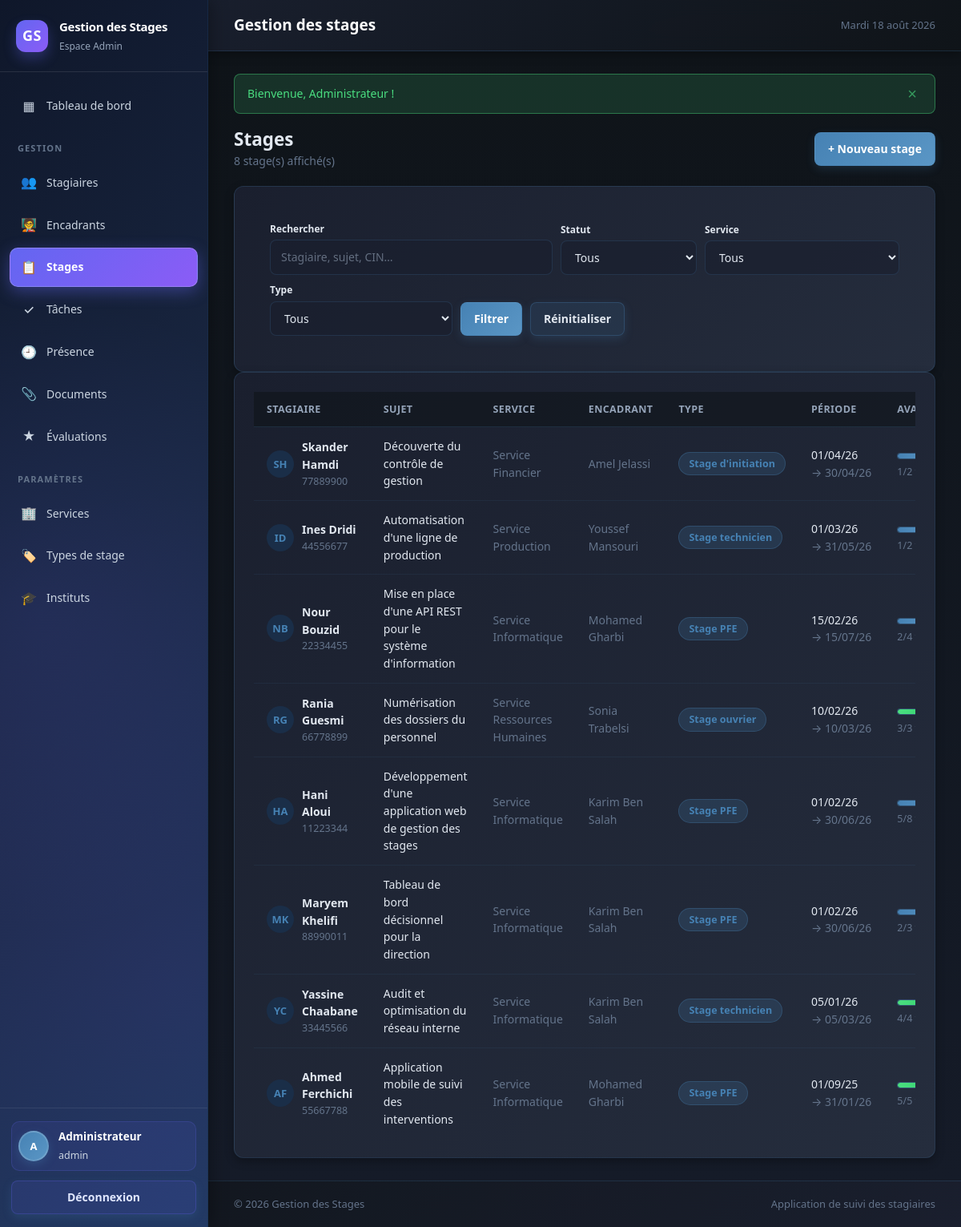
Page /stages.php (signed in) on the earlier database version.
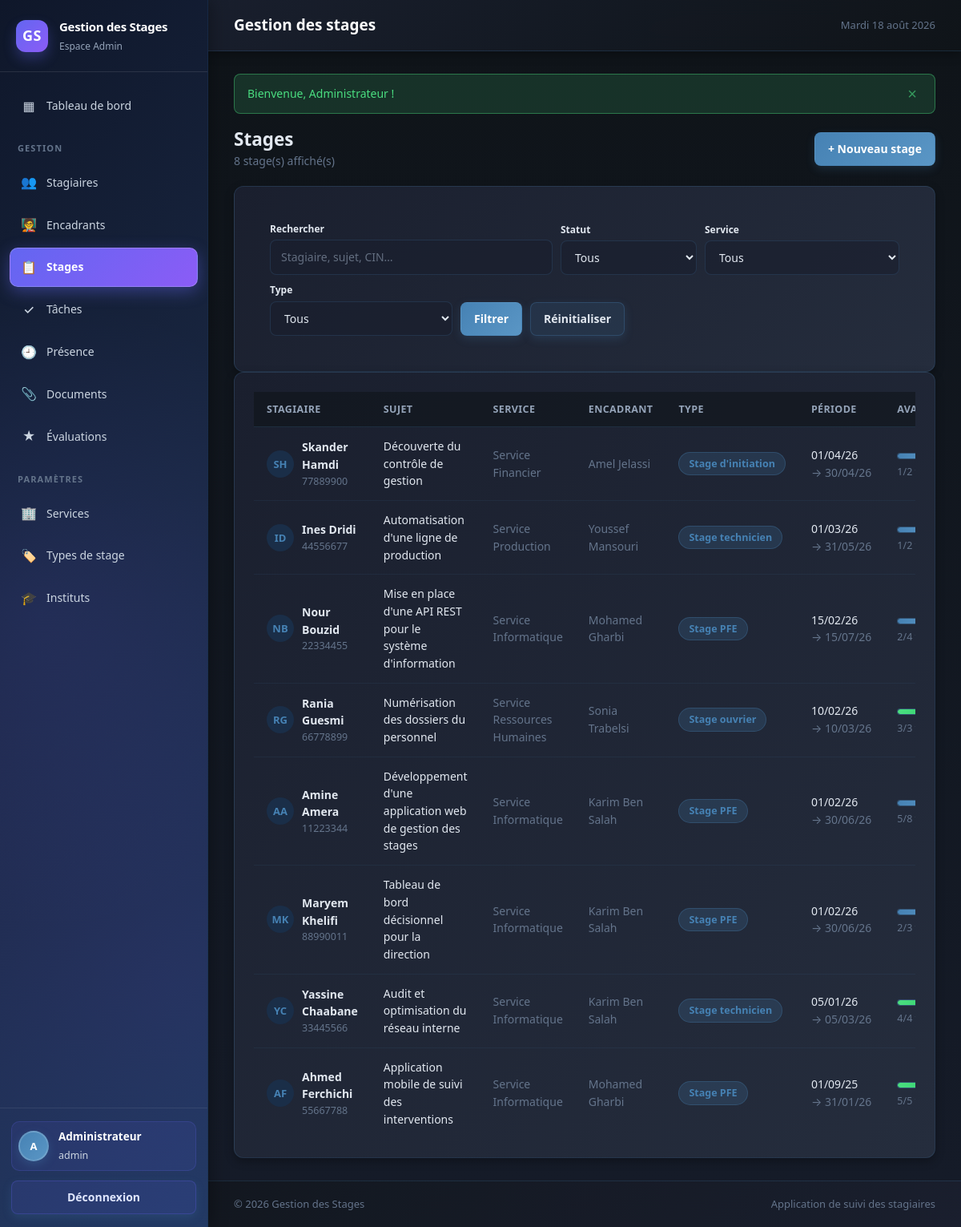
Same page on the later database version.
### tables this page shows
CREATE TABLE stage (
    id_stage     INT AUTO_INCREMENT PRIMARY KEY,
    id_stagiaire INT NOT NULL,
    id_service   INT DEFAULT NULL,
    id_encadrant INT DEFAULT NULL,
    id_type      INT DEFAULT NULL,
    sujet        VARCHAR(255) NOT NULL,
    description  TEXT DEFAULT NULL,
    date_debut   DATE NOT NULL,
    date_fin     DATE NOT NULL,
    type_stage   VARCHAR(50) DEFAULT NULL,
    statut       VARCHAR(30) NOT NULL DEFAULT 'En cours',
    CONSTRAINT fk_stage_stagiaire FOREIGN KEY (id_stagiaire)
        REFERENCES stagiaire (id_stagiaire) ON DELETE CASCADE,
    CONSTRAINT fk_stage_service FOREIGN KEY (id_service)
        REFERENCES service (id_service) ON DELETE SET NULL,
    CONSTRAINT fk_stage_encadrant FOREIGN KEY (id_encadrant)
        REFERENCES encadrant (id_encadrant) ON DELETE SET NULL,
    CONSTRAINT fk_stage_type FOREIGN KEY (id_type)
        REFERENCES type_stage (id_type) ON DELETE SET NULL,
    CONSTRAINT ck_stage_dates CHECK (date_fin >= date_debut),
    INDEX idx_stage_statut (statut)
);

CREATE TABLE stagiaire (
    id_stagiaire  INT AUTO_INCREMENT PRIMARY KEY,
    nom           VARCHAR(50)  NOT NULL,
    prenom        VARCHAR(50)  NOT NULL,
    cin           VARCHAR(20)  NOT NULL,
    email         VARCHAR(100) NOT NULL,
    telephone     VARCHAR(20)  DEFAULT NULL,
    etablissement VARCHAR(100) DEFAULT NULL,
    specialite    VARCHAR(100) DEFAULT NULL,
    niveau        VARCHAR(50)  DEFAULT NULL,
    id_institut   INT DEFAULT NULL,
    date_creation DATETIME NOT NULL DEFAULT CURRENT_TIMESTAMP,
    UNIQUE KEY uk_stagiaire_cin (cin),
    UNIQUE KEY uk_stagiaire_email (email),
    CONSTRAINT fk_stagiaire_institut FOREIGN KEY (id_institut)
        REFERENCES institut (id_institut) ON DELETE SET NULL
);

CREATE TABLE service (
    id_service   INT AUTO_INCREMENT PRIMARY KEY,
    nom_service  VARCHAR(100) NOT NULL,
    description  VARCHAR(255) DEFAULT NULL,
    UNIQUE KEY uk_service_nom (nom_service)
);

CREATE TABLE encadrant (
    id_encadrant INT AUTO_INCREMENT PRIMARY KEY,
    nom          VARCHAR(50)  NOT NULL,
    prenom       VARCHAR(50)  NOT NULL,
    email        VARCHAR(100) NOT NULL,
    telephone    VARCHAR(20)  DEFAULT NULL,
    fonction     VARCHAR(100) DEFAULT NULL,
    id_service   INT DEFAULT NULL,
    UNIQUE KEY uk_encadrant_email (email),
    CONSTRAINT fk_encadrant_service FOREIGN KEY (id_service)
        REFERENCES service (id_service) ON DELETE SET NULL
);

CREATE TABLE type_stage (
    id_type      INT AUTO_INCREMENT PRIMARY KEY,
    libelle      VARCHAR(50) NOT NULL,
    duree_min    INT DEFAULT NULL COMMENT 'Durée minimale conseillée en jours',
    UNIQUE KEY uk_type_libelle (libelle)
);

### includes/functions.php (called while the page is built, shortened)
<?php
require_once __DIR__ . '/db.php';
function e($value): string
{
    return htmlspecialchars((string) $value, ENT_QUOTES | ENT_SUBSTITUTE, 'UTF-8');
}
function url(string $path = ''): string
{
    return BASE_URL . '/' . ltrim($path, '/');
}
function dateFr(?string $date, string $format = 'd/m/Y'): string
{
    $ts = strtotime($date);
    return $ts ? date($format, $ts) : '—';
}
function initials(string $nom, string $prenom = ''): string
{
    return strtoupper(mb_substr($prenom ?: $nom, 0, 1) . mb_substr($prenom ? $nom : '', 0, 1));
}
function getFlashes(): array
{
    $flashes = $_SESSION['flash'] ?? [];
    return $flashes;
}
function get(string $key, $default = ''): string
{
    return trim((string) ($_GET[$key] ?? $default));
}

### includes/auth.php (called while the page is built, shortened)
<?php
require_once __DIR__ . '/functions.php';
function utilisateur(): ?array
{
    return $_SESSION['user'] ?? null;
}
function role(): ?string
{
    return $_SESSION['user']['role'] ?? null;
}
function estAdmin(): bool
{
    return role() === 'admin';
}
function estEncadrant(): bool
{
    return role() === 'encadrant';
}
function estStagiaire(): bool
{
    return role() === 'stagiaire';
}
function filtreStagesParRole(array &$params): string
{
    return '';
}

### includes/db.php (called while the page is built, shortened)
<?php
function db(): PDO
{
    static $pdo = null;
    if ($pdo === null) {
        $dsn = sprintf('mysql:host=%s;dbname=%s;charset=%s', DB_HOST, DB_NAME, DB_CHARSET);
        try {
            $pdo = new PDO($dsn, DB_USER, DB_PASS, [
                PDO::ATTR_ERRMODE            => PDO::ERRMODE_EXCEPTION,
                PDO::ATTR_DEFAULT_FETCH_MODE => PDO::FETCH_ASSOC,
                PDO::ATTR_EMULATE_PREPARES   => false,
                PDO::MYSQL_ATTR_INIT_COMMAND => 'SET NAMES ' . DB_CHARSET . " COLLATE utf8mb4_unicode_ci",
            ]);
        } catch (PDOException $e) {
            http_response_code(500);
            exit(
                '<div style="font-family:system-ui;max-width:640px;margin:80px auto;padding:24px;'
                . 'border:1px solid #fecaca;background:#fef2f2;border-radius:12px;color:#991b1b">'
                . '<h2 style="margin:0 0 8px">Connexion à la base de données impossible</h2>'
                . '<p style="margin:0 0 12px">' . htmlspecialchars($e->getMessage()) . '</p>'
                . '<p style="margin:0;font-size:14px">Vérifiez que MySQL est démarré et que la base '
                . '<code>' . DB_NAME . '</code> a bien été importée (database/schema.sql).</p></div>'
            );
        }
    }
    return $pdo;
}
function query(string $sql, array $params = []): PDOStatement
{
    $stmt = db()->prepare($sql);
    $stmt->execute($params);
    return $stmt;
}
function fetchAll(string $sql, array $params = []): array
{
    return query($sql, $params)->fetchAll();
}

### public/stages.php (the view, shortened to what this page needs)
<?php
require_once __DIR__ . '/../includes/auth.php';
$pageTitle  = estStagiaire() ? 'Mon stage' : 'Gestion des stages';
$activeMenu = 'stages';
$recherche = get('q');
$params = [];
$sql = "SELECT s.*, st.nom, st.prenom, st.cin,
               sv.nom_service,
               ts.libelle AS type_libelle,
               e.nom AS enc_nom, e.prenom AS enc_prenom,
               (SELECT COUNT(*) FROM tache t WHERE t.id_stage = s.id_stage) AS nb_taches,
               (SELECT COUNT(*) FROM tache t WHERE t.id_stage = s.id_stage AND t.etat = 'Validée') AS nb_validees
        FROM stage s
        JOIN stagiaire st ON st.id_stagiaire = s.id_stagiaire
        LEFT JOIN service sv    ON sv.id_service = s.id_service
        LEFT JOIN type_stage ts ON ts.id_type    = s.id_type
        LEFT JOIN encadrant e   ON e.id_encadrant = s.id_encadrant
        WHERE 1=1";
$sql .= filtreStagesParRole($params);
$sql .= ' ORDER BY s.date_debut DESC';
$stages = fetchAll($sql, $params);
require_once __DIR__ . '/../includes/header.php';
?>
<div class="page-head">
    <div>
        <h2 class="mb-0"><?= estStagiaire() ? 'Mon stage' : 'Stages' ?></h2>
        <p><?= count($stages) ?> stage(s) affiché(s)</p>
    </div>
    <?php if (estAdmin()): ?>
        <a class="btn" href="<?= url('stage_form.php') ?>">+ Nouveau stage</a>
    <?php endif; ?>
</div>
<?php if (!estStagiaire()): ?>
<section class="card">
    <div class="card__body">
        <form class="toolbar" method="get">
            <div class="field" style="flex:1;min-width:220px">
                <label for="q">Rechercher</label>
                <input class="input" type="search" id="q" name="q" value="<?= e($recherche) ?>"
                       placeholder="Stagiaire, sujet, CIN…">
            </div>
            <div class="field">
                <label for="statut">Statut</label>
                <select class="select" id="statut" name="statut" data-auto-submit>
                    <option value="">Tous</option>
                </select>
            </div>
            <div class="field">
                <label for="service">Service</label>
                <select class="select" id="service" name="service" data-auto-submit>
                    <option value="">Tous</option>
                </select>
            </div>
            <div class="field">
                <label for="type">Type</label>
                <select class="select" id="type" name="type" data-auto-submit>
                    <option value="">Tous</option>
                </select>
            </div>
            <button class="btn" type="submit">Filtrer</button>
            <a class="btn btn--secondary" href="<?= url('stages.php') ?>">Réinitialiser</a>
        </form>
    </div>
</section>
<?php endif; ?>
<section class="card">
    <div class="card__body card__body--flush">
        <?php if (!$stages): ?>
            <div class="empty">
                <span class="empty__icon">📋</span>
                <p>Aucun stage ne correspond aux critères.</p>
                <?php if (estAdmin()): ?>
                    <a class="btn" href="<?= url('stage_form.php') ?>" style="margin-top:12px">Créer un stage</a>
                <?php endif; ?>
            </div>
        <?php else: ?>
            <div class="table-wrap">
                <table class="table">
                    <thead>
                    <tr>
                        <th>Stagiaire</th>
                        <th>Sujet</th>
                        <th>Service</th>
                        <th>Encadrant</th>
                        <th>Type</th>
                        <th>Période</th>
                        <th>Avancement</th>
                    </tr>
                    </thead>
                    <tbody>
                    <?php foreach ($stages as $s):
                        $taux = (int) $s['nb_taches'] > 0
                            ? (int) round((int) $s['nb_validees'] / (int) $s['nb_taches'] * 100)
                            : 0;
                        $barre = $taux >= 100 ? ' progress__bar--success' : ($taux < 34 ? ' progress__bar--warning' : '');
                    ?>
                        <tr>
                            <td>
                                <div class="person">
                                    <span class="person__avatar"><?= e(initials($s['nom'], $s['prenom'])) ?></span>
                                    <div>
                                        <div class="person__name"><?= e($s['prenom'] . ' ' . $s['nom']) ?></div>
                                        <div class="person__sub"><?= e($s['cin']) ?></div>
                                    </div>
                                </div>
                            </td>
                            <td style="max-width:230px"><?= e($s['sujet']) ?></td>
                            <td class="muted"><?= e($s['nom_service'] ?: '—') ?></td>
                            <td class="muted">
                                <?= $s['enc_nom'] ? e($s['enc_prenom'] . ' ' . $s['enc_nom']) : '—' ?>
                            </td>
                            <td><span class="badge"><?= e($s['type_libelle'] ?: $s['type_stage'] ?: '—') ?></span></td>
                            <td class="nowrap">
                                <?= dateFr($s['date_debut'], 'd/m/y') ?><br>
                                <span class="muted">→ <?= dateFr($s['date_fin'], 'd/m/y') ?></span>
                            </td>
                            <td>
                                <div class="progress-cell">
                                    <div class="progress">
                                        <div class="progress__bar<?= $barre ?>" style="width:<?= $taux ?>%"></div>
                                    </div>
                                </div>
                                <div class="person__sub"><?= (int) $s['nb_validees'] ?>/<?= (int) $s['nb_taches'] ?> tâches</div>
                            </td>
                        </tr>
                    <?php endforeach; ?>
                    </tbody>
                </table>
            </div>
        <?php endif; ?>
    </div>
</section>
<?php require_once __DIR__ . '/../includes/footer.php'; ?>

### includes/header.php (shortened to what this page needs)
<?php
require_once __DIR__ . '/auth.php';
$pageTitle  = $pageTitle  ?? APP_NAME;
$activeMenu = $activeMenu ?? '';
$u          = utilisateur();
function menuActive(string $key): string
{
    global $activeMenu;
    return $activeMenu === $key ? ' is-active' : '';
}
?>
<!DOCTYPE html>
<html lang="fr">
<head>
    <link rel="stylesheet" href="<?= url('assets/css/style.css') ?>">
</head>
<body>
<div class="layout">
    <aside class="sidebar" id="sidebar">
        <div class="sidebar__brand">
            <span class="sidebar__logo">GS</span>
            <div>
                <strong>Gestion des Stages</strong>
                <small>Espace <?= e($u['role']) ?></small>
            </div>
        </div>
        <nav class="sidebar__nav">
            <a class="nav-item<?= menuActive('dashboard') ?>" href="<?= url('dashboard.php') ?>">
                <span class="nav-item__icon">▦</span> Tableau de bord
            </a>
            <?php if (estAdmin()): ?>
                <p class="nav-title">Gestion</p>
                <a class="nav-item<?= menuActive('stagiaires') ?>" href="<?= url('stagiaires.php') ?>">
                    <span class="nav-item__icon">👥</span> Stagiaires
                </a>
                <a class="nav-item<?= menuActive('encadrants') ?>" href="<?= url('encadrants.php') ?>">
                    <span class="nav-item__icon">🧑‍🏫</span> Encadrants
                </a>
                <a class="nav-item<?= menuActive('stages') ?>" href="<?= url('stages.php') ?>">
                    <span class="nav-item__icon">📋</span> Stages
                </a>
            <?php endif; ?>
            <a class="nav-item<?= menuActive('taches') ?>" href="<?= url('taches.php') ?>">
                <span class="nav-item__icon">✓</span> Tâches
            </a>
            <a class="nav-item<?= menuActive('presence') ?>" href="<?= url('presence.php') ?>">
                <span class="nav-item__icon">🕘</span> Présence
            </a>
            <a class="nav-item<?= menuActive('documents') ?>" href="<?= url('documents.php') ?>">
                <span class="nav-item__icon">📎</span> Documents
            </a>
            <a class="nav-item<?= menuActive('evaluations') ?>" href="<?= url('evaluations.php') ?>">
                <span class="nav-item__icon">★</span> Évaluations
            </a>
            <?php if (estAdmin()): ?>
                <p class="nav-title">Paramètres</p>
                <a class="nav-item<?= menuActive('services') ?>" href="<?= url('services.php') ?>">
                    <span class="nav-item__icon">🏢</span> Services
                </a>
                <a class="nav-item<?= menuActive('types') ?>" href="<?= url('types_stage.php') ?>">
                    <span class="nav-item__icon">🏷️</span> Types de stage
                </a>
                <a class="nav-item<?= menuActive('instituts') ?>" href="<?= url('instituts.php') ?>">
                    <span class="nav-item__icon">🎓</span> Instituts
                </a>
            <?php endif; ?>
        </nav>
        <div class="sidebar__footer">
            <div class="user-chip">
                <span class="avatar"><?= e(mb_substr($u['nom_complet'], 0, 1)) ?></span>
                <div class="user-chip__text">
                    <strong><?= e($u['nom_complet']) ?></strong>
                    <small><?= e($u['login']) ?></small>
                </div>
            </div>
            <a class="btn btn--ghost btn--block" href="<?= url('logout.php') ?>">Déconnexion</a>
        </div>
    </aside>
    <div class="main">
        <header class="topbar">
            <h1 class="topbar__title"><?= e($pageTitle) ?></h1>
            <div class="topbar__meta"><?= e(ucfirst(strftime_fr())) ?></div>
        </header>
        <main class="content">
            <?php foreach (getFlashes() as $f): ?>
                <div class="alert alert--<?= e($f['type']) ?>">
                    <span><?= e($f['message']) ?></span>
                    <button type="button" class="alert__close" onclick="this.parentElement.remove()">×</button>
                </div>
            <?php endforeach; ?>
<?php
function strftime_fr(): string
{
    $jours = ['Dimanche', 'Lundi', 'Mardi', 'Mercredi', 'Jeudi', 'Vendredi', 'Samedi'];
    $mois  = ['janvier', 'février', 'mars', 'avril', 'mai', 'juin',
              'juillet', 'août', 'septembre', 'octobre', 'novembre', 'décembre'];
    return $jours[(int) date('w')] . ' ' . date('j') . ' ' . $mois[(int) date('n') - 1] . ' ' . date('Y');
}

### includes/footer.php (shortened to what this page needs)
        </main>
        <footer class="footer">
            <span>&copy; <?= date('Y') ?> <?= e(APP_NAME) ?></span>
            <span>Application de suivi des stagiaires</span>
        </footer>
    </div>
</div>
</body>
</html>

Differences in the rows shown:
changed through a linked row, stage "Développement d'une application web de gestion des stages": id_stagiaire.prenom "HA" → "AA"; id_stagiaire.nom "Hani Aloui" → "Amine Amera"
